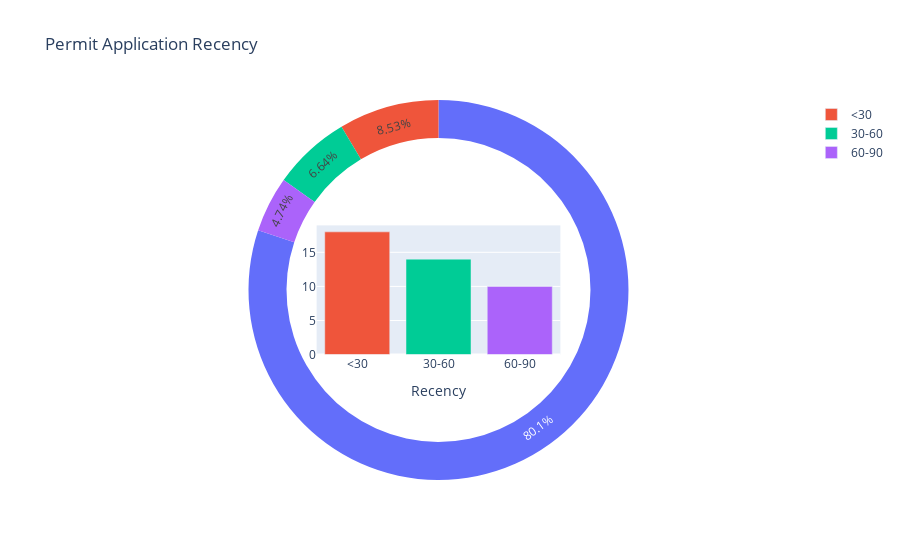

The notebook cell this image was saved under:
### Code cell
import plotly.graph_objects as go

fig = go.Figure()

fig.add_trace(
    go.Pie(
        labels=pie_data.Recency,
        values=pie_data['Count'],
        hole=0.8,
        showlegend=False
    )
)

fig.add_trace(
    go.Bar(
        name='<30',
        x=['<30'],
        y=[pie_data[pie_data.Recency == '<30']['Count'].item()]
    )
)

fig.add_trace(
    go.Bar(
        name='30-60',
        x=['30-60'],
        y=[pie_data[pie_data.Recency == '30-60']['Count'].item()]
    )
)

fig.add_trace(
    go.Bar(
        name='60-90',
        x=['60-90'],
        y=[pie_data[pie_data.Recency == '60-90']['Count'].item()]
    )
)

fig.update_layout(
    title="Permit Application Recency",
    xaxis_title="Recency",
     xaxis_domain=[0.33, 0.67],
     yaxis_domain=[0.33, 0.67]
)

fig.show()

### Figure 1 — Plotly figure (JSON) as saved in the notebook; plotly's stock layout.template omitted (floating-point values rounded to 4 significant figures)
{"data": [{"hole": 0.8, "labels": ["Other", "<30", "30-60", "60-90"], "showlegend": false, "type": "pie", "values": [169, 18, 14, 10]}, {"name": "<30", "type": "bar", "x": ["<30"], "y": [18]}, {"name": "30-60", "type": "bar", "x": ["30-60"], "y": [14]}, {"name": "60-90", "type": "bar", "x": ["60-90"], "y": [10]}], "layout": {"title": {"text": "Permit Application Recency"}, "xaxis": {"domain": [0.33, 0.67], "title": {"text": "Recency"}}, "yaxis": {"domain": [0.33, 0.67]}}}
